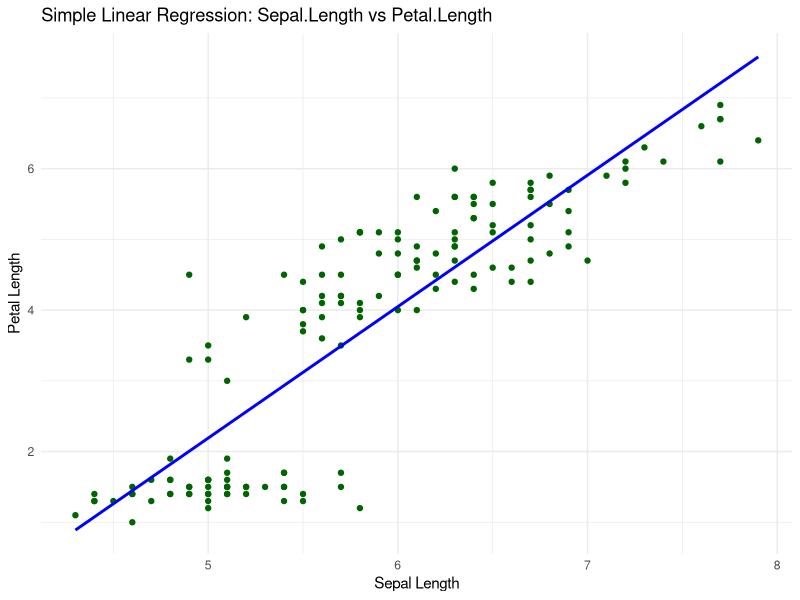

R code for this plot:

data(iris)
str(iris)
model <- lm(Petal.Length ~ Sepal.Length, data = iris)
summary(model)
install.packages("ggplot2") 
library(ggplot2)
ggplot(iris, aes(x = Sepal.Length, y = Petal.Length)) +
  geom_point(color = "darkgreen") +
  geom_smooth(method = "lm", col = "blue", se = FALSE) +
  ggtitle("Simple Linear Regression: Sepal.Length vs Petal.Length") +
  xlab("Sepal Length") +
  ylab("Petal Length") +
  theme_minimal()
